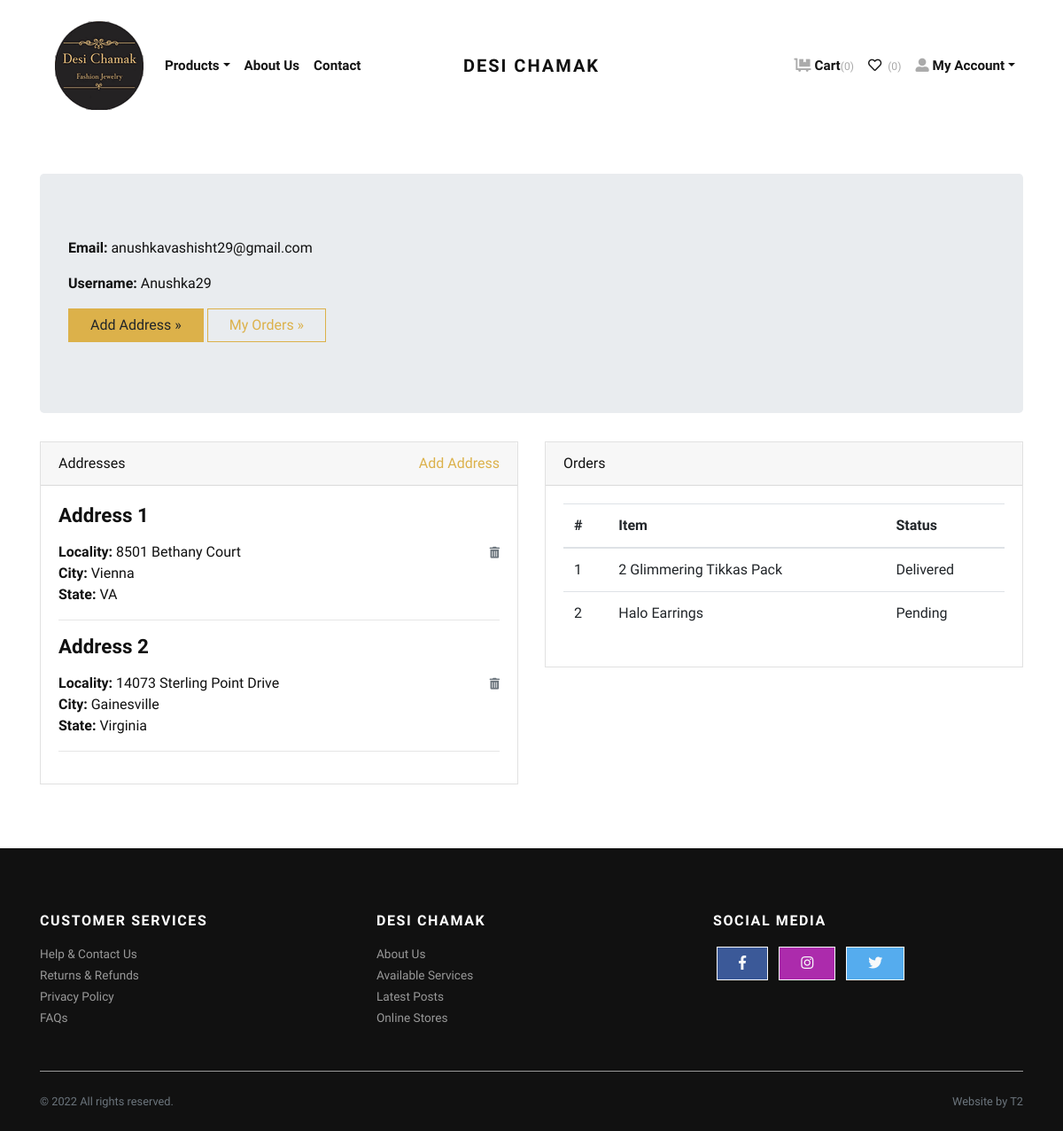
Page /accounts/profile/ (signed in) on the committed database.
### store/models.py (models this page shows, shortened)
class Address(models.Model):
    user = models.ForeignKey(User, verbose_name="User", on_delete=models.CASCADE)
    locality = models.CharField(max_length=150, verbose_name="Nearest Location")
    city = models.CharField(max_length=150, verbose_name="City")
    state = models.CharField(max_length=150, verbose_name="State")
    country = models.CharField(max_length=150, verbose_name="Country", default="United States")

class Order(models.Model):
    user = models.ForeignKey(User, verbose_name="User", on_delete=models.CASCADE)
    address = models.ForeignKey(Address, verbose_name="Shipping Address", on_delete=models.CASCADE)
    product = models.ForeignKey(Product, verbose_name="Product", on_delete=models.CASCADE)
    quantity = models.PositiveIntegerField(verbose_name="Quantity")
    ordered_date = models.DateTimeField(auto_now_add=True, verbose_name="Ordered Date")
    status = models.CharField(
        choices=STATUS_CHOICES,
        max_length=50,
        default="Pending"
        )

class Product(models.Model):
    title = models.CharField(max_length=150, verbose_name="Product Title")
    slug = models.SlugField(max_length=160, verbose_name="Product Slug")
    sku = models.CharField(max_length=255, unique=True, verbose_name="Unique Product ID (SKU)")
    short_description = models.TextField(verbose_name="Short Description")
    detail_description = models.TextField(blank=True, null=True, verbose_name="Detail Description")
    product_image = models.ImageField(upload_to='product', blank=True, null=True, verbose_name="Product Image")
    price = models.DecimalField(max_digits=8, decimal_places=2)
    category = models.ForeignKey(Category, verbose_name="Product Categoy", on_delete=models.CASCADE)
    is_active = models.BooleanField(verbose_name="Is Active?")
    is_featured = models.BooleanField(verbose_name="Is Featured?")
    created_at = models.DateTimeField(auto_now_add=True, verbose_name="Created Date")
    updated_at = models.DateTimeField(auto_now=True, verbose_name="Updated Date")
    class Meta:
        verbose_name_plural = 'Products'
        ordering = ('-created_at', )

### store/views.py (the view)
# urls.py: path('accounts/profile/', views.profile, name="profile"),
@login_required
def profile(request):
    addresses = Address.objects.filter(user=request.user)
    orders = Order.objects.filter(user=request.user)
    return render(request, 'account/profile.html', {'addresses': addresses, 'orders': orders})

### store/context_preprocessors.py (called while the page is built)
def store_menu(request):
    categories = Category.objects.filter(is_active=True)
    context = {
        'categories_menu': categories,
    }
    return context

def cart_menu(request):
    if request.user.is_authenticated:
        cart_items= Cart.objects.filter(user=request.user)
        context = {
            'cart_items': cart_items,
        }
    else:
        context = {}
    return context

### templates/account/profile.html (shortened to what this page needs)
{% extends 'base.html' %}
{% load static %}
    {% block content %}
      <div class="container py-5">
        <div class="jumbotron">
          <p><strong>Email:</strong> {{request.user.email}}</p>
          <p><strong>Username:</strong> {{request.user.username}}</p>
          <p><a class="btn btn-primary btn-large" href="{% url 'store:add-address' %}">Add Address »</a> <a class="btn btn-outline-primary btn-large" href="{% url 'store:orders' %}">My Orders »</a></p>
        </div>
        <div class="row">
          <div class="col-lg-6">
            <div class="card mb-4" id="headings">
              <div class="card-header">Addresses <span class="float-right"><a href="{% url 'store:add-address' %}">Add Address</a></span></div>
              <div class="card-body">
                {% if addresses %}
                    {% for address in addresses %}
                        <h4 class="mb-3">Address {{forloop.counter}}</h4>
                        <span class="float-right"><a href="{% url 'store:remove-address' address.id %}"><i class="fas fa-trash-alt small text-muted"></i></a></span>
                        <p>
                            <strong>Locality: </strong>{{address.locality}} <br>
                            <strong>City: </strong>{{address.city}} <br>
                            <strong>State: </strong>{{address.state}} <br>
                        </p>
                        <hr>
                    {% endfor %}
                {% else %}
                <div class="text-danger">
                  Address not Added.
                </div>
                {% endif %}
              </div>
            </div>
          </div>
          <div class="col-lg-6">
            <div class="card mb-4" id="tables">
              <div class="card-header">Orders</div>
              <div class="card-body">
                <table class="table table-hover">
                  <thead>
                    <tr>
                      <th>#</th>
                      <th>Item</th>
                      <th>Status</th>
                    </tr>
                  </thead>
                  <tbody>
                    {% if orders %}
                      {% for order in orders %}
                        <tr>
                          <td>{{forloop.counter}}</td>
                          <td>{{order.product.title}}</td>
                          <td>
                            {{order.status}}
                          </td>
                        </tr>
                      {% endfor %}
                    {% else %}
                    <tr>
                      <td class="text-danger" colspan="3">You've not Ordered anything yet.</td>
                    </tr>
                    {% endif %}
                  </tbody>
                </table>
              </div>
            </div>
          </div>
        </div>
      </div>
{% endblock content %}

### jewelryshop/static/css/style.gold.css (style rules this page uses)
strong { font-weight: 700; }
.btn { font-weight: 400; border: 1px solid transparent; font-family: inherit; padding: 0.375rem 1.5rem; font-size: 1rem; line-height: 1.5; border-radius: 0; transition: color 0.15s ease-in-out, background-color 0.15s ease-in-out, border-color 0.15s ease-in-out, box-shadow 0.15s ease-in-out; }
.btn-primary { color: #212529; background-color: #dcb14a; border-color: #dcb14a; }
.btn-outline-primary { color: #dcb14a; background-color: transparent; background-image: none; border-color: #dcb14a; }
body { font-family: "Libre Franklin", sans-serif; font-size: 1rem; font-weight: 400; line-height: 1.5; color: #111111; background-color: #fff; }
a { color: #dcb14a; text-decoration: none; }
h1, h2, h3, h4, h5, h6, .h1, .h2, .h3, .h4, .h5, .h6 { margin-bottom: 0.5rem; font-family: inherit; font-weight: 900; line-height: 1.2; color: inherit; }
h4, .h4 { font-size: 1.4rem; }
hr { border-top: 1px solid rgba(17, 17, 17, 0.1); }
small, .small { font-size: 80%; font-weight: 400; }
.card { background-color: #fff; border: 1px solid rgba(17, 17, 17, 0.125); border-radius: 0; }
.card-body { padding: 1.25rem; }
.card-header { padding: 0.75rem 1.25rem; background-color: rgba(17, 17, 17, 0.03); border-bottom: 1px solid rgba(17, 17, 17, 0.125); }
.card-header:first-child { border-radius: calc(0 - 1px) calc(0 - 1px) 0 0; }

### rows in the picture
Address: locality "8501 Bethany Court", city "Vienna", state "VA"
Address: locality "14073 Sterling Point Drive", city "Gainesville", state "Virginia"
Order: product "2 Glimmering Tikkas Pack", status "Delivered"
Order: product "Halo Earrings", status "Pending"

### other values in the picture
{{ cart_items.count }} "0"
{{ request.user.email }} "anushkavashisht29@gmail.com"
{{ request.user.username }} "Anushka29"
